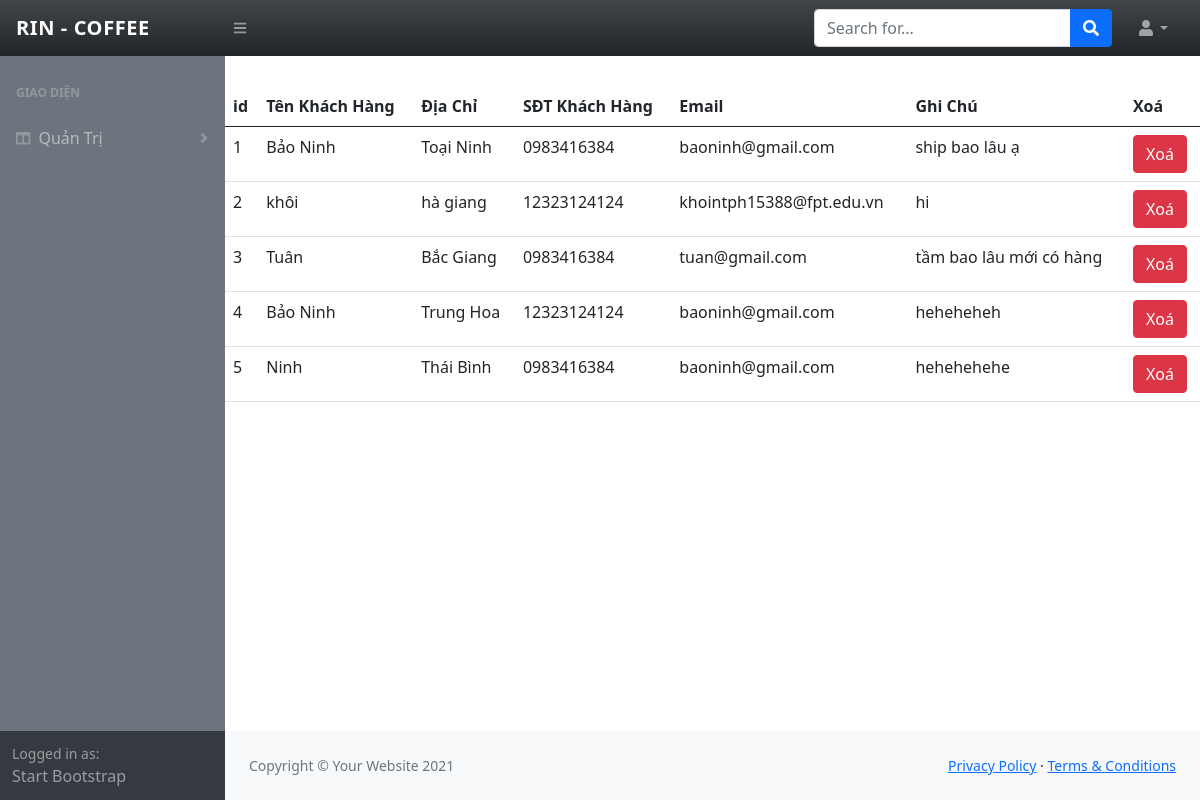
/admin/hoadon/admin_hd.php, run on the app's committed database.
### tables this page shows
CREATE TABLE `hoa_don` (
  `id` int(11) NOT NULL,
  `name_kh` varchar(255) NOT NULL,
  `dia_chi` varchar(255) NOT NULL,
  `sdt_kh` varchar(255) NOT NULL,
  `note` text DEFAULT NULL,
  `id_kh` int(11) NOT NULL,
  `email` varchar(255) NOT NULL
);

### php/confice/db.php (called while the page is built, shortened)
<?php
    function return_array($sql){
        $connect = new mysqli(HOST,USERNAME,PASSWORD,DATABASE);
        mysqli_set_charset($connect, 'utf-8');
        $result = mysqli_query($connect,$sql);
        $data_list = [];
        while($row = mysqli_fetch_array($result, 1)){
            $data_list[] = $row;
        }
        return $data_list;
    }

### admin/hoadon/admin_hd.php (the view, shortened to what this page needs)
<?php
require_once "../../php/confice/db.php";
$query = "SELECT * FROM `hoa_don`";
$data_product = return_array($query);
$index = 1;
require_once "../../admin/layout_admin/header.php";
?>
<table class="table" style="margin: 30px 0px">
    <thead>
        <tr>
            <th scope="col">id</th>
            <th scope="col">Tên Khách Hàng</th>
            <th scope="col">Địa Chỉ</th>
            <th scope="col">SĐT Khách Hàng</th>
            <th scope="col">Email</th>
            <th scope="col">Ghi Chú</th>
            <th scope="col">Xoá</th>
        </tr>
    </thead>
    <tbody>
        <form action="" method="POST">
            <?php foreach ($data_product as $key) { ?>
                <tr>
                    <td><?= $index++ ?></td>
                    <td><?= $key['name_kh'] ?></td>
                    <td><?= $key['dia_chi'] ?></td>
                    <td><?= $key['sdt_kh'] ?></td>
                    <td><?= $key['email'] ?></td>
                    <td><?= $key['note'] ?></td>
                    <td><a class="btn btn-danger" onclick="return confirm('Bạn có muốn xoá khum')" href="delete.php?id=<?php echo $key['id']; ?>">Xoá</a></td>
                </tr>
            <?php } ?>
        </form>
    </tbody>
</table>
<?php
require_once "../../admin/layout_admin/footer.php";
?>

### data on the page
hoa_don: name_kh "Bảo Ninh", dia_chi "Toại Ninh", sdt_kh "0983416384", email "baoninh@gmail.com", note "ship bao lâu ạ"
hoa_don: name_kh "khôi", dia_chi "hà giang", sdt_kh "12323124124", email "khointph15388@fpt.edu.vn", note "hi"
hoa_don: name_kh "Tuân", dia_chi "Bắc Giang", sdt_kh "0983416384", email "tuan@gmail.com", note "tầm bao lâu mới có hàng"
hoa_don: name_kh "Bảo Ninh", dia_chi "Trung Hoa", sdt_kh "12323124124", email "baoninh@gmail.com", note "heheheheh"
hoa_don: name_kh "Ninh", dia_chi "Thái Bình", sdt_kh "0983416384", email "baoninh@gmail.com", note "hehehehehe"
